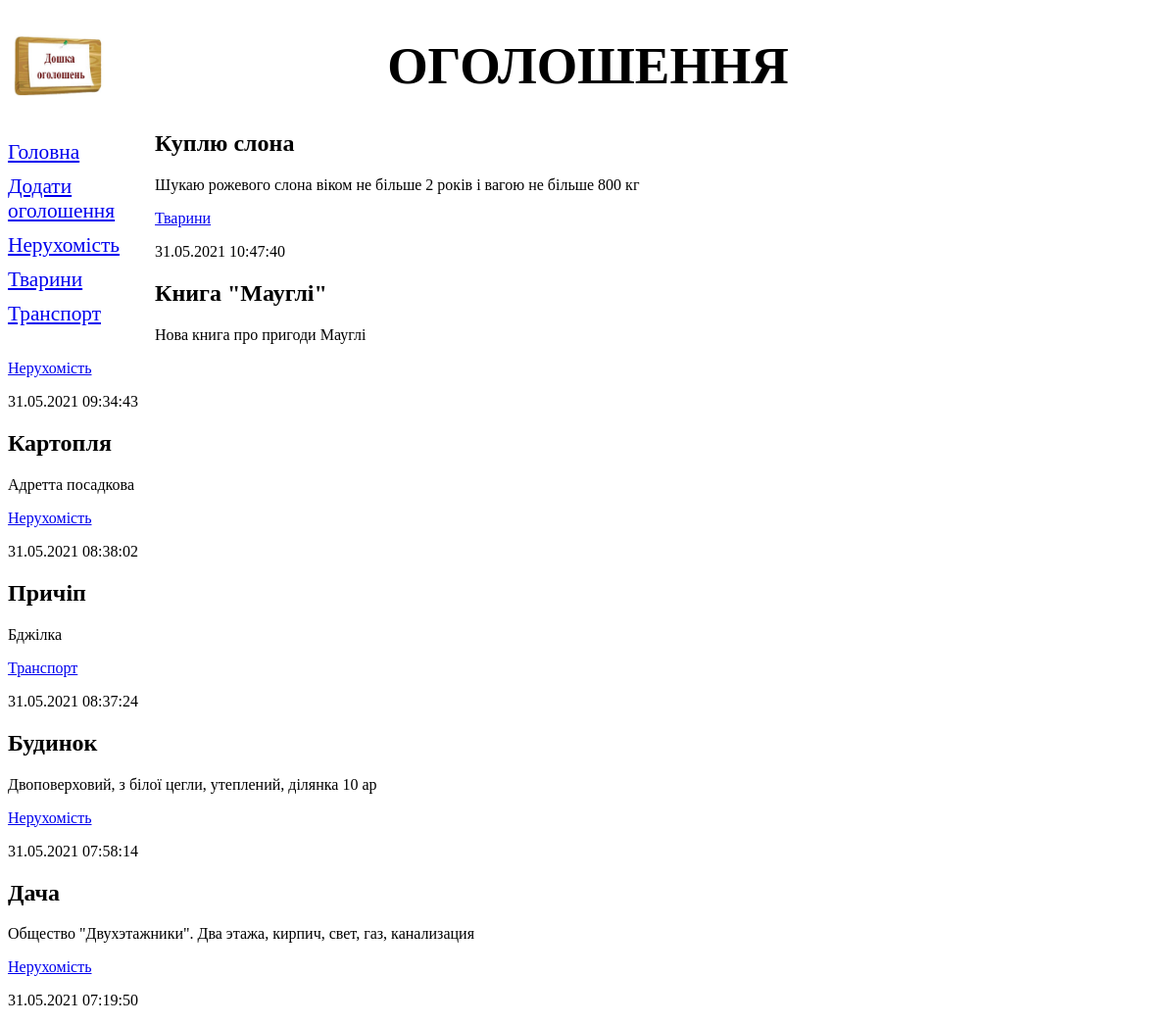
Page /bboard/ on the earlier database version.
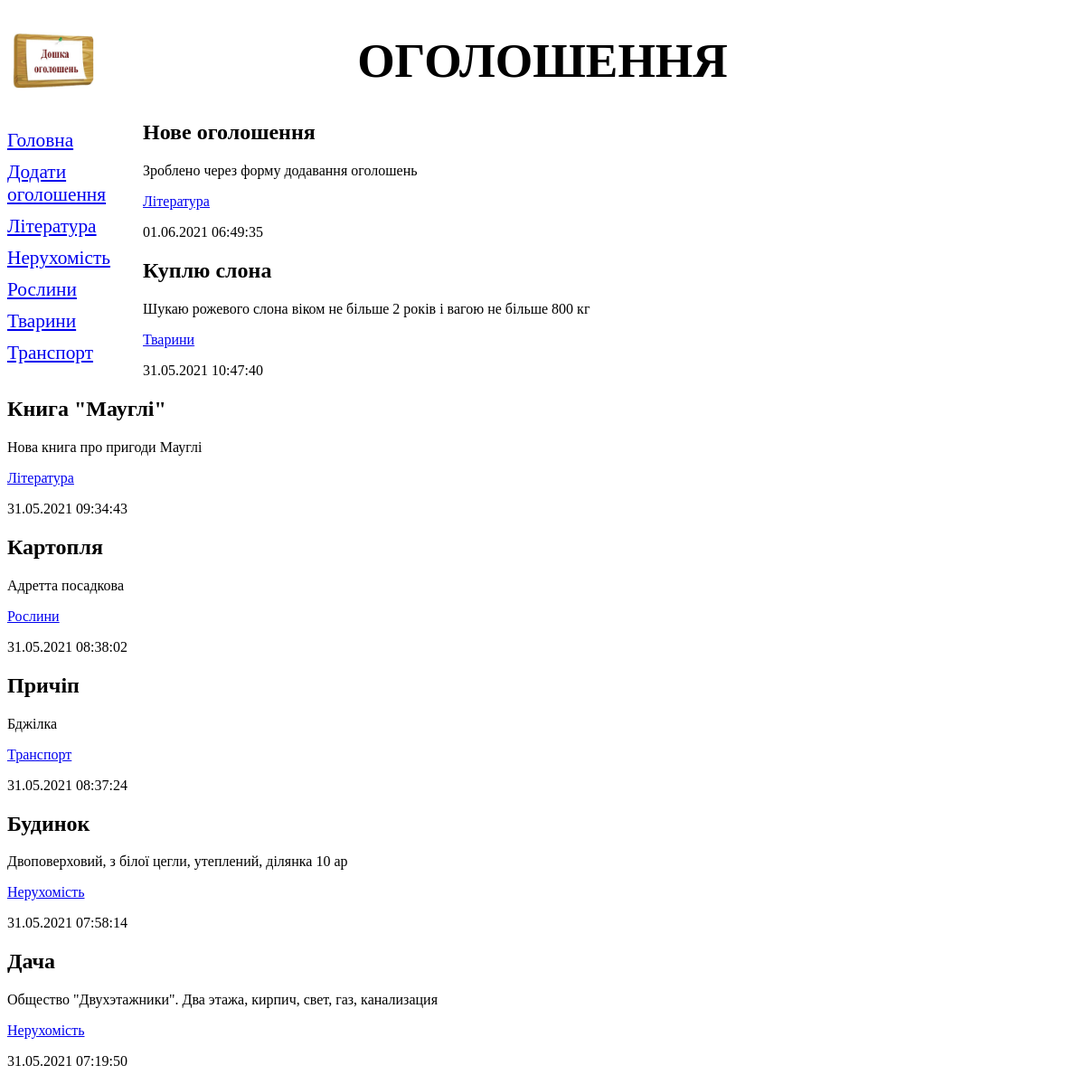
Same page on the later database version.
### bboard/models.py (models this page shows, shortened)
class Rubric(models.Model):
    name = models.CharField(max_length=20, db_index=True, verbose_name="Назва")
    class Meta:
        verbose_name_plural ='Рубрики'
        verbose_name ='Рубрика'
        ordering = ['name']

class Bb(models.Model):
    title = models.CharField(max_length=50, verbose_name='Товар')
    content = models.TextField(null=True, blank=True, verbose_name='Опис')
    price = models.FloatField(null=True, blank=True, verbose_name='Ціна')
    published = models.DateTimeField(auto_now_add=True, db_index=True, verbose_name='Опубліковано')
    rubric = models.ForeignKey('Rubric', null=True, on_delete=models.PROTECT, verbose_name = 'Рубрика')
    class Meta:
        verbose_name_plural ='Оголошення'
        verbose_name ='Оголошення'
        ordering = ['-published']

### bboard/views.py (the view)
# urls.py: path('', index, name= 'index'),
def index(request):
    bbs= Bb.objects.all()
    rubrics = Rubric.objects.all()
    context = {'bbs':bbs, 'rubrics':rubrics}
    return render(request, 'bboard/index.html', context)

### bboard/templates/bboard/index.html
{% extends "layout/basic.html" %}
{% block content %}
{% for bb in bbs %}
<div>
  <h2> {{ bb.title }} </h2>
  <p>{{ bb.content }}</p>
  <p><a href="/bboard/ {{rubric.pk}}/">{{ bb.rubric.name }}</a></p>
  <p>{{ bb.published|date:"d.m.Y H:i:s" }}</p>
</div>
{% endfor %}
{% endblock %}

### bboard/templates/layout/basic.html (shortened to what this page needs)
{% load static %}
<!DOCTYPE html>
<html>
  <head>
    <link rel="stylesheet" type="text/css" href="{% static 'bboard/style.css' %}">
  </head>
<body>
    <header>
      <h1>Оголошення</h1>
    </header>
  <nav>
    <a href="{% url 'index' %}">Головна</a>
    <a href="{% url 'add' %}">Додати оголошення </a>
    {% for rubric in rubrics %}
    <a href="{% url 'by_rubric' rubric.pk %}">{{rubric.name}}</a>
    {% endfor %}
  </nav>
  <section>
      {% block content %}
      {% endblock %}
  </section>
</body>
</html>

### bboard/static/bboard/style.css (style rules this page uses)
header h1 { font-size: 40pt; text-transform: uppercase; text-align: center; background: url("bg.jpg") left/auto 100% no-repeat; }
nav { font-size: 16pt; width: 150px; float: left; }
nav a { display: block; margin: 10px 0px; }
section { margin-left: 170рх; }

Differences in the rows shown:
added Rubric: name "Література"
added Rubric: name "Рослини"
added Bb: title "Нове оголошення", content "Зроблено через форму додавання оголошень", rubric.name "Література", published "01.06.2021 06:49:35"
changed Bb "Книга \"Мауглі\"": rubric.name "Нерухомість" → "Література"
changed Bb "Картопля": rubric.name "Нерухомість" → "Рослини"
